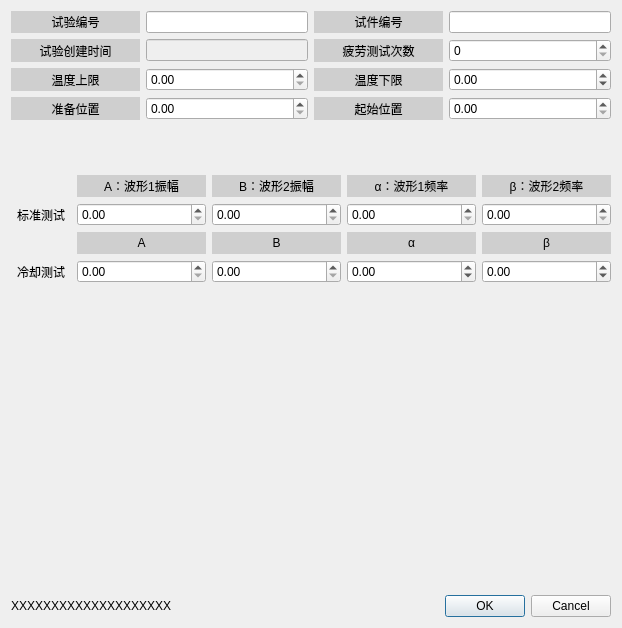
<?xml version="1.0" encoding="UTF-8"?>
<ui version="4.0">
 <class>NewFatigueTestDialog</class>
 <widget class="QDialog" name="NewFatigueTestDialog">
  <property name="geometry">
   <rect>
    <x>0</x>
    <y>0</y>
    <width>618</width>
    <height>628</height>
   </rect>
  </property>
  <property name="windowTitle">
   <string>新建疲劳试验</string>
  </property>
  <property name="windowIcon">
   <iconset resource="../Images/image.qrc">
    <normaloff>:/images/images/new.png</normaloff>:/images/images/new.png</iconset>
  </property>
  <layout class="QVBoxLayout" name="verticalLayout">
   <item>
    <layout class="QGridLayout" name="gridLayout">
     <item row="1" column="3">
      <widget class="QLabel" name="label_sensor_12">
       <property name="minimumSize">
        <size>
         <width>129</width>
         <height>22</height>
        </size>
       </property>
       <property name="styleSheet">
        <string notr="true">background-color: rgb(207, 207, 207);
color: black; /* 可选，设置文字颜色 */</string>
       </property>
       <property name="text">
        <string>试件编号</string>
       </property>
       <property name="alignment">
        <set>Qt::AlignCenter</set>
       </property>
      </widget>
     </item>
     <item row="1" column="2">
      <widget class="QLineEdit" name="lineEdit"/>
     </item>
     <item row="1" column="0">
      <widget class="QLabel" name="label_sensor_11">
       <property name="minimumSize">
        <size>
         <width>129</width>
         <height>22</height>
        </size>
       </property>
       <property name="styleSheet">
        <string notr="true">background-color: rgb(207, 207, 207);
color: black; /* 可选，设置文字颜色 */</string>
       </property>
       <property name="text">
        <string>试验编号</string>
       </property>
       <property name="alignment">
        <set>Qt::AlignCenter</set>
       </property>
      </widget>
     </item>
     <item row="5" column="2">
      <widget class="QDoubleSpinBox" name="COMP_AXIS1_TEST_SWITCHCOOLTEMPER">
       <property name="maximum">
        <double>499.990000000000009</double>
       </property>
      </widget>
     </item>
     <item row="3" column="0">
      <widget class="QLabel" name="label_sensor_13">
       <property name="minimumSize">
        <size>
         <width>129</width>
         <height>22</height>
        </size>
       </property>
       <property name="styleSheet">
        <string notr="true">background-color: rgb(207, 207, 207);
color: black; /* 可选，设置文字颜色 */</string>
       </property>
       <property name="text">
        <string>试验创建时间</string>
       </property>
       <property name="alignment">
        <set>Qt::AlignCenter</set>
       </property>
      </widget>
     </item>
     <item row="5" column="0">
      <widget class="QLabel" name="label_sensor_15">
       <property name="minimumSize">
        <size>
         <width>129</width>
         <height>22</height>
        </size>
       </property>
       <property name="styleSheet">
        <string notr="true">background-color: rgb(207, 207, 207);
color: black; /* 可选，设置文字颜色 */</string>
       </property>
       <property name="text">
        <string>温度上限</string>
       </property>
       <property name="alignment">
        <set>Qt::AlignCenter</set>
       </property>
      </widget>
     </item>
     <item row="1" column="4">
      <widget class="QLineEdit" name="lineEdit_2"/>
     </item>
     <item row="3" column="3">
      <widget class="QLabel" name="label_sensor_14">
       <property name="minimumSize">
        <size>
         <width>129</width>
         <height>22</height>
        </size>
       </property>
       <property name="styleSheet">
        <string notr="true">background-color: rgb(207, 207, 207);
color: black; /* 可选，设置文字颜色 */</string>
       </property>
       <property name="text">
        <string>疲劳测试次数</string>
       </property>
       <property name="alignment">
        <set>Qt::AlignCenter</set>
       </property>
      </widget>
     </item>
     <item row="3" column="4">
      <widget class="QSpinBox" name="COMP_AXIS1_TEST_PLANNUM">
       <property name="maximum">
        <number>9999999</number>
       </property>
      </widget>
     </item>
     <item row="5" column="3">
      <widget class="QLabel" name="label_sensor_16">
       <property name="minimumSize">
        <size>
         <width>129</width>
         <height>22</height>
        </size>
       </property>
       <property name="styleSheet">
        <string notr="true">background-color: rgb(207, 207, 207);
color: black; /* 可选，设置文字颜色 */</string>
       </property>
       <property name="text">
        <string>温度下限</string>
       </property>
       <property name="alignment">
        <set>Qt::AlignCenter</set>
       </property>
      </widget>
     </item>
     <item row="5" column="4">
      <widget class="QDoubleSpinBox" name="COMP_AXIS1_TEST_SWITCHCOOLBACKTEMPER">
       <property name="minimum">
        <double>-99.989999999999995</double>
       </property>
      </widget>
     </item>
     <item row="6" column="3">
      <widget class="QLabel" name="label_sensor_18">
       <property name="minimumSize">
        <size>
         <width>129</width>
         <height>22</height>
        </size>
       </property>
       <property name="styleSheet">
        <string notr="true">background-color: rgb(207, 207, 207);
color: black; /* 可选，设置文字颜色 */</string>
       </property>
       <property name="text">
        <string>起始位置</string>
       </property>
       <property name="alignment">
        <set>Qt::AlignCenter</set>
       </property>
      </widget>
     </item>
     <item row="6" column="0">
      <widget class="QLabel" name="label_sensor_17">
       <property name="minimumSize">
        <size>
         <width>129</width>
         <height>22</height>
        </size>
       </property>
       <property name="styleSheet">
        <string notr="true">background-color: rgb(207, 207, 207);
color: black; /* 可选，设置文字颜色 */</string>
       </property>
       <property name="text">
        <string>准备位置</string>
       </property>
       <property name="alignment">
        <set>Qt::AlignCenter</set>
       </property>
      </widget>
     </item>
     <item row="6" column="2">
      <widget class="QDoubleSpinBox" name="COMP_AXIS1_TEST_PREPAREPOSI"/>
     </item>
     <item row="6" column="4">
      <widget class="QDoubleSpinBox" name="COMP_AXIS1_TEST_STARTPOSI"/>
     </item>
     <item row="3" column="2">
      <widget class="QLineEdit" name="lineEdit_3">
       <property name="enabled">
        <bool>false</bool>
       </property>
      </widget>
     </item>
    </layout>
   </item>
   <item>
    <widget class="QLabel" name="label_3">
     <property name="layoutDirection">
      <enum>Qt::LeftToRight</enum>
     </property>
     <property name="autoFillBackground">
      <bool>false</bool>
     </property>
     <property name="text">
      <string/>
     </property>
     <property name="pixmap">
      <pixmap resource="../Images/image.qrc">:/images/images/fx.png</pixmap>
     </property>
     <property name="scaledContents">
      <bool>false</bool>
     </property>
     <property name="alignment">
      <set>Qt::AlignCenter</set>
     </property>
    </widget>
   </item>
   <item>
    <layout class="QGridLayout" name="gridLayout_2">
     <item row="3" column="1">
      <widget class="QDoubleSpinBox" name="A2"/>
     </item>
     <item row="3" column="2">
      <widget class="QDoubleSpinBox" name="B2"/>
     </item>
     <item row="0" column="3">
      <widget class="QLabel" name="label_sensor_20">
       <property name="minimumSize">
        <size>
         <width>129</width>
         <height>22</height>
        </size>
       </property>
       <property name="styleSheet">
        <string notr="true">background-color: rgb(207, 207, 207);
color: black; /* 可选，设置文字颜色 */</string>
       </property>
       <property name="text">
        <string>α：波形1频率</string>
       </property>
       <property name="alignment">
        <set>Qt::AlignCenter</set>
       </property>
      </widget>
     </item>
     <item row="1" column="4">
      <widget class="QDoubleSpinBox" name="COMP_AXIS1_TEST_FORMULA_BETA"/>
     </item>
     <item row="2" column="4">
      <widget class="QLabel" name="label_sensor_27">
       <property name="minimumSize">
        <size>
         <width>129</width>
         <height>22</height>
        </size>
       </property>
       <property name="styleSheet">
        <string notr="true">background-color: rgb(207, 207, 207);
color: black; /* 可选，设置文字颜色 */</string>
       </property>
       <property name="text">
        <string>β</string>
       </property>
       <property name="alignment">
        <set>Qt::AlignCenter</set>
       </property>
      </widget>
     </item>
     <item row="3" column="4">
      <widget class="QDoubleSpinBox" name="b2">
       <property name="minimum">
        <double>-10.000000000000000</double>
       </property>
      </widget>
     </item>
     <item row="2" column="1">
      <widget class="QLabel" name="label_sensor_23">
       <property name="minimumSize">
        <size>
         <width>129</width>
         <height>22</height>
        </size>
       </property>
       <property name="styleSheet">
        <string notr="true">background-color: rgb(207, 207, 207);
color: black; /* 可选，设置文字颜色 */</string>
       </property>
       <property name="text">
        <string>A</string>
       </property>
       <property name="alignment">
        <set>Qt::AlignCenter</set>
       </property>
      </widget>
     </item>
     <item row="1" column="1">
      <widget class="QDoubleSpinBox" name="COMP_AXIS1_TEST_FORMULA_A"/>
     </item>
     <item row="3" column="3">
      <widget class="QDoubleSpinBox" name="a2">
       <property name="minimum">
        <double>-100.000000000000000</double>
       </property>
      </widget>
     </item>
     <item row="2" column="3">
      <widget class="QLabel" name="label_sensor_26">
       <property name="minimumSize">
        <size>
         <width>129</width>
         <height>22</height>
        </size>
       </property>
       <property name="styleSheet">
        <string notr="true">background-color: rgb(207, 207, 207);
color: black; /* 可选，设置文字颜色 */</string>
       </property>
       <property name="text">
        <string>α</string>
       </property>
       <property name="alignment">
        <set>Qt::AlignCenter</set>
       </property>
      </widget>
     </item>
     <item row="0" column="1">
      <widget class="QLabel" name="label_sensor_21">
       <property name="minimumSize">
        <size>
         <width>129</width>
         <height>22</height>
        </size>
       </property>
       <property name="styleSheet">
        <string notr="true">background-color: rgb(207, 207, 207);
color: black; /* 可选，设置文字颜色 */</string>
       </property>
       <property name="text">
        <string>A：波形1振幅</string>
       </property>
       <property name="alignment">
        <set>Qt::AlignCenter</set>
       </property>
      </widget>
     </item>
     <item row="3" column="0">
      <widget class="QLabel" name="label_2">
       <property name="text">
        <string>冷却测试</string>
       </property>
       <property name="alignment">
        <set>Qt::AlignCenter</set>
       </property>
      </widget>
     </item>
     <item row="1" column="2">
      <widget class="QDoubleSpinBox" name="COMP_AXIS1_TEST_FORMULA_B"/>
     </item>
     <item row="1" column="3">
      <widget class="QDoubleSpinBox" name="COMP_AXIS1_TEST_FORMULA_ALPHA"/>
     </item>
     <item row="2" column="2">
      <widget class="QLabel" name="label_sensor_25">
       <property name="minimumSize">
        <size>
         <width>129</width>
         <height>22</height>
        </size>
       </property>
       <property name="styleSheet">
        <string notr="true">background-color: rgb(207, 207, 207);
color: black; /* 可选，设置文字颜色 */</string>
       </property>
       <property name="text">
        <string>B</string>
       </property>
       <property name="alignment">
        <set>Qt::AlignCenter</set>
       </property>
      </widget>
     </item>
     <item row="0" column="2">
      <widget class="QLabel" name="label_sensor_22">
       <property name="minimumSize">
        <size>
         <width>129</width>
         <height>22</height>
        </size>
       </property>
       <property name="styleSheet">
        <string notr="true">background-color: rgb(207, 207, 207);
color: black; /* 可选，设置文字颜色 */</string>
       </property>
       <property name="text">
        <string>B：波形2振幅</string>
       </property>
       <property name="alignment">
        <set>Qt::AlignCenter</set>
       </property>
      </widget>
     </item>
     <item row="0" column="4">
      <widget class="QLabel" name="label_sensor_24">
       <property name="minimumSize">
        <size>
         <width>129</width>
         <height>22</height>
        </size>
       </property>
       <property name="styleSheet">
        <string notr="true">background-color: rgb(207, 207, 207);
color: black; /* 可选，设置文字颜色 */</string>
       </property>
       <property name="text">
        <string>β：波形2频率</string>
       </property>
       <property name="alignment">
        <set>Qt::AlignCenter</set>
       </property>
      </widget>
     </item>
     <item row="1" column="0">
      <widget class="QLabel" name="label">
       <property name="layoutDirection">
        <enum>Qt::LeftToRight</enum>
       </property>
       <property name="text">
        <string>标准测试</string>
       </property>
       <property name="alignment">
        <set>Qt::AlignCenter</set>
       </property>
      </widget>
     </item>
    </layout>
   </item>
   <item>
    <widget class="QCustomPlot" name="plotView" native="true">
     <property name="minimumSize">
      <size>
       <width>600</width>
       <height>300</height>
      </size>
     </property>
     <property name="autoFillBackground">
      <bool>false</bool>
     </property>
    </widget>
   </item>
   <item>
    <layout class="QHBoxLayout" name="horizontalLayout">
     <item>
      <widget class="QLabel" name="label_err_message">
       <property name="text">
        <string>XXXXXXXXXXXXXXXXXXXX</string>
       </property>
      </widget>
     </item>
     <item>
      <widget class="QDialogButtonBox" name="buttonBox">
       <property name="orientation">
        <enum>Qt::Horizontal</enum>
       </property>
       <property name="standardButtons">
        <set>QDialogButtonBox::Cancel|QDialogButtonBox::Ok</set>
       </property>
      </widget>
     </item>
    </layout>
   </item>
  </layout>
 </widget>
 <customwidgets>
  <customwidget>
   <class>QCustomPlot</class>
   <extends>QWidget</extends>
   <header location="global">Headers/qcustomplot.h</header>
   <container>1</container>
  </customwidget>
 </customwidgets>
 <tabstops>
  <tabstop>lineEdit</tabstop>
  <tabstop>lineEdit_2</tabstop>
  <tabstop>lineEdit_3</tabstop>
  <tabstop>COMP_AXIS1_TEST_PLANNUM</tabstop>
  <tabstop>COMP_AXIS1_TEST_SWITCHCOOLTEMPER</tabstop>
  <tabstop>COMP_AXIS1_TEST_SWITCHCOOLBACKTEMPER</tabstop>
  <tabstop>COMP_AXIS1_TEST_PREPAREPOSI</tabstop>
  <tabstop>COMP_AXIS1_TEST_STARTPOSI</tabstop>
  <tabstop>COMP_AXIS1_TEST_FORMULA_A</tabstop>
  <tabstop>COMP_AXIS1_TEST_FORMULA_B</tabstop>
  <tabstop>COMP_AXIS1_TEST_FORMULA_ALPHA</tabstop>
  <tabstop>COMP_AXIS1_TEST_FORMULA_BETA</tabstop>
  <tabstop>A2</tabstop>
  <tabstop>B2</tabstop>
  <tabstop>a2</tabstop>
  <tabstop>b2</tabstop>
 </tabstops>
 <resources>
  <include location="../Images/image.qrc"/>
 </resources>
 <connections/>
</ui>
